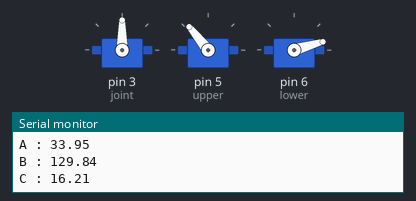
The sketch below on a simulated Arduino Uno, built with avr-gcc and run on an emulated ATmega328P. Parts: 3 × servo, the last lines printed to the serial monitor.

Above: at 0.05 s.
At 2.15 s:
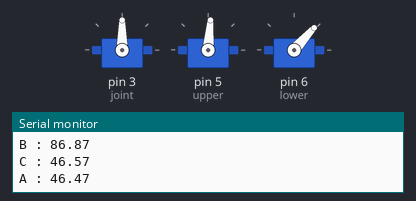
At 3.6 s:
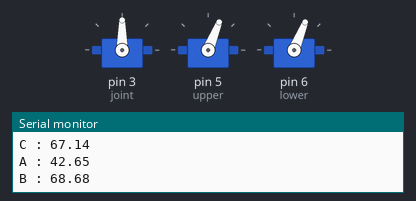
At 6.85 s:
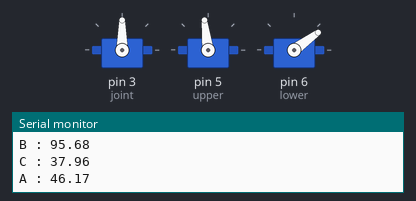
Timing chart, 0 to 10.6 s (numbered marks = the images above):
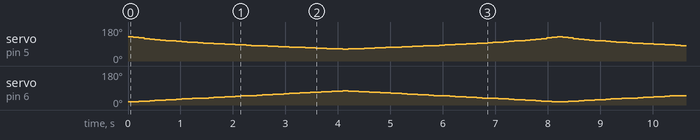

The sketch:

ik_up_down.ino
```cpp
#include <Servo.h>

Servo joint;
Servo upper;
Servo lower;

float a, b, A, B, C;
float theta;
float toDegree = 57.2958;


void setup() {
  Serial.begin(9600);
  joint.attach(3);
  upper.attach(5);
  lower.attach(6);
  a = 40.0, b = 55.0;
  // c = 60.0; // c is the input

}

void loop() {
  for(int c=20; c<60; c++){
      servoPose(c);
  delay(100);
  }

  for(int c=60; c>20; c--){
      servoPose(c);
  delay(100);
  }
}

void servoPose(int c){
  A = acos((pow(b,2)+pow(c,2)-pow(a,2))/(2*b*c));
  B = acos((pow(a,2)+pow(c,2)-pow(b,2))/(2*a*c));
  C = acos((pow(a,2)+pow(b,2)-pow(c,2))/(2*a*b));

  theta = 3.142 - C;
  lower.write(C * toDegree);
  upper.write(B * toDegree);

  Serial.print("A : ");
  Serial.println(A * toDegree);
  Serial.print("B : ");
  Serial.println(B * toDegree);
  Serial.print("C : ");
  Serial.println(C * toDegree);
}
```
